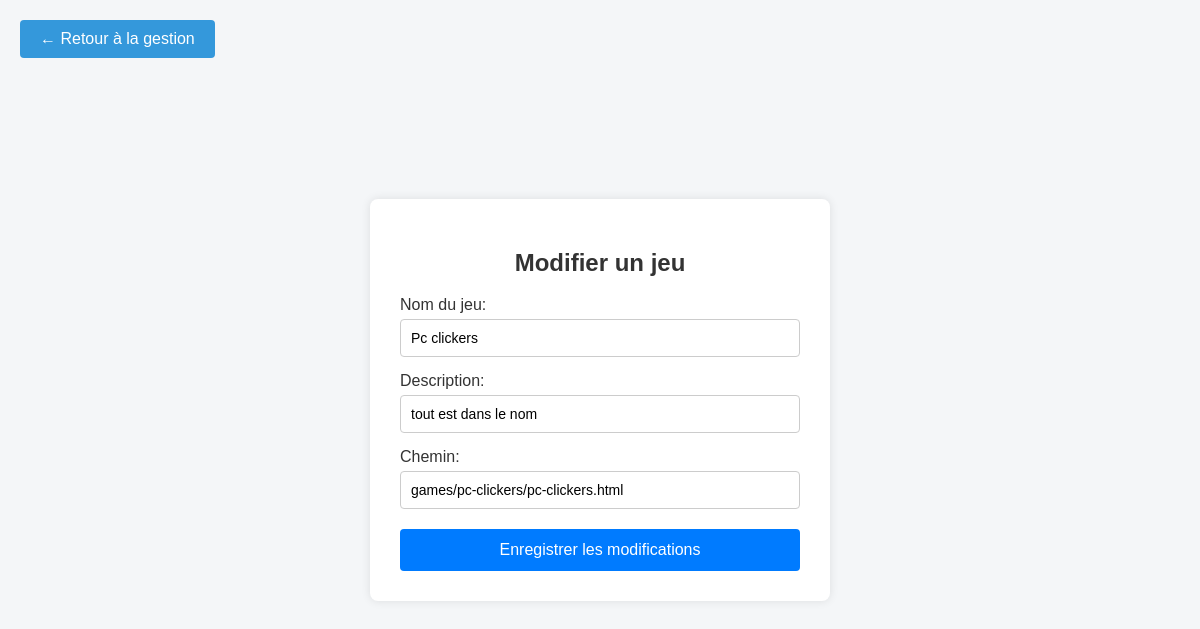
The page /edit_game.php?id=8 on the database as committed earlier.
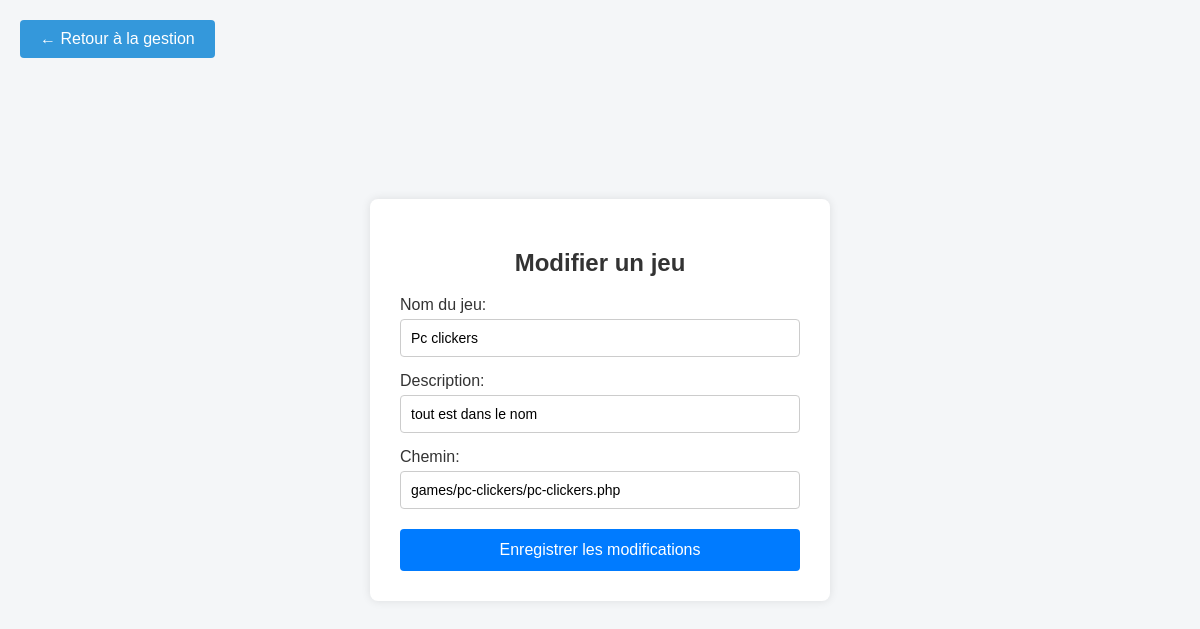
The same page on the database as committed later.
### tables this page shows
CREATE TABLE `games` (
  `id` int NOT NULL,
  `nom_du_jeux` varchar(100) NOT NULL,
  `description` text,
  `path` varchar(255) NOT NULL,
  `created_at` timestamp NULL DEFAULT CURRENT_TIMESTAMP
);

### src/edit_game.php (the view, shortened to what this page needs)
<?php
require_once 'config.php';
$id = (int)$_GET['id'];
try {
    $stmt = $pdo->prepare("SELECT * FROM games WHERE id = ?");
    $stmt->execute([$id]);
    $game = $stmt->fetch();
} catch (PDOException $e) {
    header('Location: gestion_jeux.php?error=edit');
    exit;
}
?>
<!DOCTYPE html>
<html lang="fr">
<head>
</head>
<body>
    <a href="gestion_jeux.php" class="home-button">← Retour à la gestion</a>
    <div class="form-container">
        <h2>Modifier un jeu</h2>
        <form action="edit_game_process.php" method="POST">
            <label for="nom_du_jeux">Nom du jeu:</label>
            <input type="text" id="nom_du_jeux" name="nom_du_jeux" value="<?php echo htmlspecialchars($game['nom_du_jeux']); ?>" required>
            <label for="description">Description:</label>
            <input type="text" id="description" name="description" value="<?php echo htmlspecialchars($game['description']); ?>" required>
            <label for="path">Chemin:</label>
            <input type="text" id="path" name="path" value="<?php echo htmlspecialchars($game['path']); ?>" required>
            <button type="submit">Enregistrer les modifications</button>
        </form>
    </div>
</body>
</html>

Rows that differ between the two databases and show on the page:
changed games "Pc clickers": path "games/pc-clickers/pc-clickers.html" → "games/pc-clickers/pc-clickers.php"
